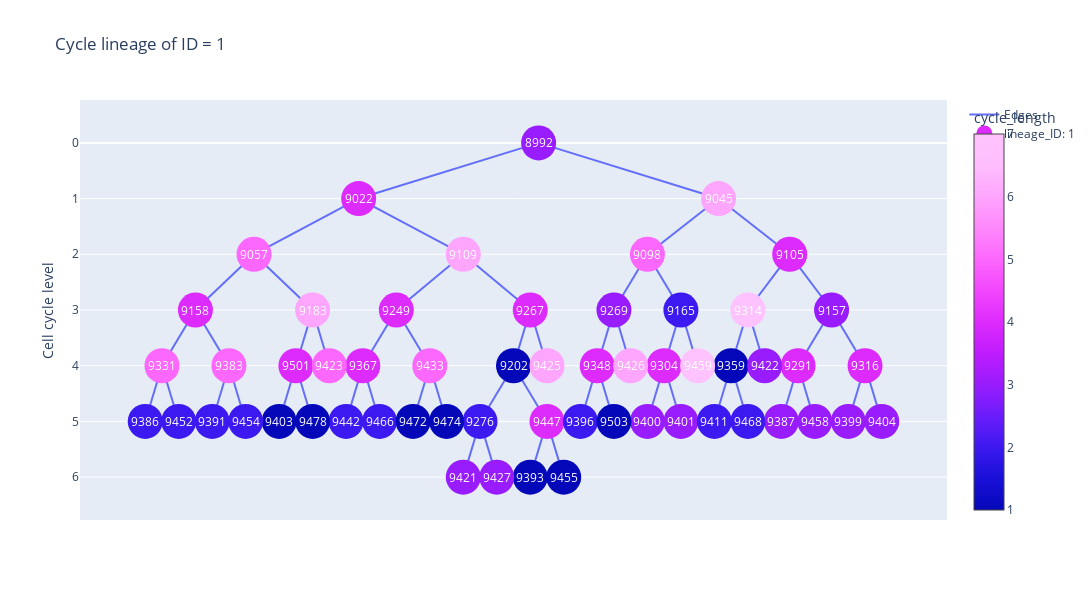

Notebook cell for this chart:
### Code cell
lin_ID = lin1.graph["lineage_ID"]
clin1.plot(
    title=f"Cycle lineage of ID = {lin_ID}",  # title of the plot
    width=1500,  # width of the plot
    height=600,  # height of the plot
    node_text="cycle_ID",  # property to use as text for the nodes
    node_text_font={"color": "white"},  # style of the nodes text
    node_marker_style={"size": 35},  # style of the nodes markers
    node_colormap_prop="cycle_length",  # property to use to color the nodes
    node_color_scale="plotly3",  # color scale for the node colors
    node_hover_props=["cycle_ID", "cycle_length"],  # properties to display
)

### Figure 1 — Plotly figure (JSON) as saved in the notebook; plotly's stock layout.template omitted (floating-point values rounded to 4 significant figures; data arrays with more than 128 entries replaced by an {"elided": "..."} marker saying what was removed)
{"data": [{"mode": "lines", "name": "Edges", "text": [], "type": "scatter", "x": {"elided": "168 float values"}, "y": {"elided": "168 int values"}}, {"hoverinfo": "text", "hovertemplate": "%{text}", "marker": {"color": [4, 4, 3, 2, 4, 4, 7, 4, 5, 4, 1, 4, 5, 5, 4, 4, 3, 4, 6, 5, 5, 4, 6, 3, 4, 2, 6, 1, 2, 3, 2, 1, 2, 3, 3, 3, 1, 3, 2, 3, 3, 5, 6, 6, 3, 2, 2, 2, 1, 3, 7, 2, 2, 1, 1, 1, 1], "colorbar": {"title": {"text": "cycle_length"}}, "colorscale": [[0, "#0508b8"], [0.08333, "#1910d8"], [0.1667, "#3c19f0"], [0.25, "#6b1cfb"], [0.3333, "#981cfd"], [0.4167, "#bf1cfd"], [0.5, "#dd2bfd"], [0.5833, "#f246fe"], [0.6667, "#fc67fd"], [0.75, "#fe88fc"], [0.8333, "#fea5fd"], [0.9167, "#febefe"], [1, "#fec3fe"]], "size": 35}, "mode": "markers", "name": "lineage_ID: 1", "text": ["cycle_ID: 9249<br>cycle_length: 4<br>", "cycle_ID: 9267<br>cycle_length: 4<br>", "cycle_ID: 9269<br>cycle_length: 3<br>", "cycle_ID: 9276<br>cycle_length: 2<br>", "cycle_ID: 9291<br>cycle_length: 4<br>", "cycle_ID: 9304<br>cycle_length: 4<br>", "cycle_ID: 9314<br>cycle_length: 7<br>", "cycle_ID: 9316<br>cycle_length: 4<br>", "cycle_ID: 9331<br>cycle_length: 5<br>", "cycle_ID: 9348<br>cycle_length: 4<br>", "cycle_ID: 9359<br>cycle_length: 1<br>", "cycle_ID: 9367<br>cycle_length: 4<br>", "cycle_ID: 9383<br>cycle_length: 5<br>", "cycle_ID: 9433<br>cycle_length: 5<br>", "cycle_ID: 9447<br>cycle_length: 4<br>", "cycle_ID: 9501<br>cycle_length: 4<br>", "cycle_ID: 8992<br>cycle_length: 3<br>", "cycle_ID: 9022<br>cycle_length: 4<br>", "cycle_ID: 9045<br>cycle_length: 6<br>", "cycle_ID: 9057<br>cycle_length: 5<br>", "cycle_ID: 9098<br>cycle_length: 5<br>", "cycle_ID: 9105<br>cycle_length: 4<br>", "cycle_ID: 9109<br>cycle_length: 6<br>", "cycle_ID: 9157<br>cycle_length: 3<br>", "cycle_ID: 9158<br>cycle_length: 4<br>", "cycle_ID: 9165<br>cycle_length: 2<br>", "cycle_ID: 9183<br>cycle_length: 6<br>", "cycle_ID: 9202<br>cycle_length: 1<br>", "cycle_ID: 9386<br>cycle_length: 2<br>", "cycle_ID: 9387<br>cycle_length: 3<br>", "cycle_ID: 9391<br>cycle_length: 2<br>", "cycle_ID: 9393<br>cycle_length: 1<br>", "cycle_ID: 9396<br>cycle_length: 2<br>", "cycle_ID: 9399<br>cycle_length: 3<br>", "cycle_ID: 9400<br>cycle_length: 3<br>", "cycle_ID: 9401<br>cycle_length: 3<br>", "cycle_ID: 9403<br>cycle_length: 1<br>", "cycle_ID: 9404<br>cycle_length: 3<br>", "cycle_ID: 9411<br>cycle_length: 2<br>", "cycle_ID: 9421<br>cycle_length: 3<br>", "cycle_ID: 9422<br>cycle_length: 3<br>", "cycle_ID: 9423<br>cycle_length: 5<br>", "cycle_ID: 9425<br>cycle_length: 6<br>", "cycle_ID: 9426<br>cycle_length: 6<br>", "cycle_ID: 9427<br>cycle_length: 3<br>", "cycle_ID: 9442<br>cycle_length: 2<br>", "cycle_ID: 9452<br>cycle_length: 2<br>", "cycle_ID: 9454<br>cycle_length: 2<br>", "cycle_ID: 9455<br>cycle_length: 1<br>", "cycle_ID: 9458<br>cycle_length: 3<br>", "cycle_ID: 9459<br>cycle_length: 7<br>", "cycle_ID: 9466<br>cycle_length: 2<br>", "cycle_ID: 9468<br>cycle_length: 2<br>", "cycle_ID: 9472<br>cycle_length: 1<br>", "cycle_ID: 9474<br>cycle_length: 1<br>", "cycle_ID: 9478<br>cycle_length: 1<br>", "cycle_ID: 9503<br>cycle_length: 1<br>"], "type": "scatter", "x": [-4.25, -0.25, 2.25, -1.75, 7.75, 3.75, 6.25, 9.75, -11.25, 1.75, 5.75, -5.25, -9.25, -3.25, 0.25, -7.25, 0, -5.375, 5.375, -8.5, 3.25, 7.5, -2.25, 8.75, -10.25, 4.25, -6.75, -0.75, -11.75, 7.25, -9.75, -0.25, 1.25, 9.25, 3.25, 4.25, -7.75, 10.25, 5.25, -2.25, 6.75, -6.25, 0.25, 2.75, -1.25, -5.75, -10.75, -8.75, 0.75, 8.25, 4.75, -4.75, 6.25, -3.75, -2.75, -6.75, 2.25], "y": [3, 3, 3, 5, 4, 4, 3, 4, 4, 4, 4, 4, 4, 4, 5, 4, 0, 1, 1, 2, 2, 2, 2, 3, 3, 3, 3, 4, 5, 5, 5, 6, 5, 5, 5, 5, 5, 5, 5, 6, 4, 4, 4, 4, 6, 5, 5, 5, 6, 5, 4, 5, 5, 5, 5, 5, 5]}], "layout": {"annotations": [{"font": {"color": "white"}, "showarrow": false, "text": "9249", "x": -4.25, "xref": "x", "y": 3, "yref": "y"}, {"font": {"color": "white"}, "showarrow": false, "text": "9267", "x": -0.25, "xref": "x", "y": 3, "yref": "y"}, {"font": {"color": "white"}, "showarrow": false, "text": "9269", "x": 2.25, "xref": "x", "y": 3, "yref": "y"}, {"font": {"color": "white"}, "showarrow": false, "text": "9276", "x": -1.75, "xref": "x", "y": 5, "yref": "y"}, {"font": {"color": "white"}, "showarrow": false, "text": "9291", "x": 7.75, "xref": "x", "y": 4, "yref": "y"}, {"font": {"color": "white"}, "showarrow": false, "text": "9304", "x": 3.75, "xref": "x", "y": 4, "yref": "y"}, {"font": {"color": "white"}, "showarrow": false, "text": "9314", "x": 6.25, "xref": "x", "y": 3, "yref": "y"}, {"font": {"color": "white"}, "showarrow": false, "text": "9316", "x": 9.75, "xref": "x", "y": 4, "yref": "y"}, {"font": {"color": "white"}, "showarrow": false, "text": "9331", "x": -11.25, "xref": "x", "y": 4, "yref": "y"}, {"font": {"color": "white"}, "showarrow": false, "text": "9348", "x": 1.75, "xref": "x", "y": 4, "yref": "y"}, {"font": {"color": "white"}, "showarrow": false, "text": "9359", "x": 5.75, "xref": "x", "y": 4, "yref": "y"}, {"font": {"color": "white"}, "showarrow": false, "text": "9367", "x": -5.25, "xref": "x", "y": 4, "yref": "y"}, {"font": {"color": "white"}, "showarrow": false, "text": "9383", "x": -9.25, "xref": "x", "y": 4, "yref": "y"}, {"font": {"color": "white"}, "showarrow": false, "text": "9433", "x": -3.25, "xref": "x", "y": 4, "yref": "y"}, {"font": {"color": "white"}, "showarrow": false, "text": "9447", "x": 0.25, "xref": "x", "y": 5, "yref": "y"}, {"font": {"color": "white"}, "showarrow": false, "text": "9501", "x": -7.25, "xref": "x", "y": 4, "yref": "y"}, {"font": {"color": "white"}, "showarrow": false, "text": "8992", "x": 0, "xref": "x", "y": 0, "yref": "y"}, {"font": {"color": "white"}, "showarrow": false, "text": "9022", "x": -5.375, "xref": "x", "y": 1, "yref": "y"}, {"font": {"color": "white"}, "showarrow": false, "text": "9045", "x": 5.375, "xref": "x", "y": 1, "yref": "y"}, {"font": {"color": "white"}, "showarrow": false, "text": "9057", "x": -8.5, "xref": "x", "y": 2, "yref": "y"}, {"font": {"color": "white"}, "showarrow": false, "text": "9098", "x": 3.25, "xref": "x", "y": 2, "yref": "y"}, {"font": {"color": "white"}, "showarrow": false, "text": "9105", "x": 7.5, "xref": "x", "y": 2, "yref": "y"}, {"font": {"color": "white"}, "showarrow": false, "text": "9109", "x": -2.25, "xref": "x", "y": 2, "yref": "y"}, {"font": {"color": "white"}, "showarrow": false, "text": "9157", "x": 8.75, "xref": "x", "y": 3, "yref": "y"}, {"font": {"color": "white"}, "showarrow": false, "text": "9158", "x": -10.25, "xref": "x", "y": 3, "yref": "y"}, {"font": {"color": "white"}, "showarrow": false, "text": "9165", "x": 4.25, "xref": "x", "y": 3, "yref": "y"}, {"font": {"color": "white"}, "showarrow": false, "text": "9183", "x": -6.75, "xref": "x", "y": 3, "yref": "y"}, {"font": {"color": "white"}, "showarrow": false, "text": "9202", "x": -0.75, "xref": "x", "y": 4, "yref": "y"}, {"font": {"color": "white"}, "showarrow": false, "text": "9386", "x": -11.75, "xref": "x", "y": 5, "yref": "y"}, {"font": {"color": "white"}, "showarrow": false, "text": "9387", "x": 7.25, "xref": "x", "y": 5, "yref": "y"}, {"font": {"color": "white"}, "showarrow": false, "text": "9391", "x": -9.75, "xref": "x", "y": 5, "yref": "y"}, {"font": {"color": "white"}, "showarrow": false, "text": "9393", "x": -0.25, "xref": "x", "y": 6, "yref": "y"}, {"font": {"color": "white"}, "showarrow": false, "text": "9396", "x": 1.25, "xref": "x", "y": 5, "yref": "y"}, {"font": {"color": "white"}, "showarrow": false, "text": "9399", "x": 9.25, "xref": "x", "y": 5, "yref": "y"}, {"font": {"color": "white"}, "showarrow": false, "text": "9400", "x": 3.25, "xref": "x", "y": 5, "yref": "y"}, {"font": {"color": "white"}, "showarrow": false, "text": "9401", "x": 4.25, "xref": "x", "y": 5, "yref": "y"}, {"font": {"color": "white"}, "showarrow": false, "text": "9403", "x": -7.75, "xref": "x", "y": 5, "yref": "y"}, {"font": {"color": "white"}, "showarrow": false, "text": "9404", "x": 10.25, "xref": "x", "y": 5, "yref": "y"}, {"font": {"color": "white"}, "showarrow": false, "text": "9411", "x": 5.25, "xref": "x", "y": 5, "yref": "y"}, {"font": {"color": "white"}, "showarrow": false, "text": "9421", "x": -2.25, "xref": "x", "y": 6, "yref": "y"}, {"font": {"color": "white"}, "showarrow": false, "text": "9422", "x": 6.75, "xref": "x", "y": 4, "yref": "y"}, {"font": {"color": "white"}, "showarrow": false, "text": "9423", "x": -6.25, "xref": "x", "y": 4, "yref": "y"}, {"font": {"color": "white"}, "showarrow": false, "text": "9425", "x": 0.25, "xref": "x", "y": 4, "yref": "y"}, {"font": {"color": "white"}, "showarrow": false, "text": "9426", "x": 2.75, "xref": "x", "y": 4, "yref": "y"}, {"font": {"color": "white"}, "showarrow": false, "text": "9427", "x": -1.25, "xref": "x", "y": 6, "yref": "y"}, {"font": {"color": "white"}, "showarrow": false, "text": "9442", "x": -5.75, "xref": "x", "y": 5, "yref": "y"}, {"font": {"color": "white"}, "showarrow": false, "text": "9452", "x": -10.75, "xref": "x", "y": 5, "yref": "y"}, {"font": {"color": "white"}, "showarrow": false, "text": "9454", "x": -8.75, "xref": "x", "y": 5, "yref": "y"}, {"font": {"color": "white"}, "showarrow": false, "text": "9455", "x": 0.75, "xref": "x", "y": 6, "yref": "y"}, {"font": {"color": "white"}, "showarrow": false, "text": "9458", "x": 8.25, "xref": "x", "y": 5, "yref": "y"}, {"font": {"color": "white"}, "showarrow": false, "text": "9459", "x": 4.75, "xref": "x", "y": 4, "yref": "y"}, {"font": {"color": "white"}, "showarrow": false, "text": "9466", "x": -4.75, "xref": "x", "y": 5, "yref": "y"}, {"font": {"color": "white"}, "showarrow": false, "text": "9468", "x": 6.25, "xref": "x", "y": 5, "yref": "y"}, {"font": {"color": "white"}, "showarrow": false, "text": "9472", "x": -3.75, "xref": "x", "y": 5, "yref": "y"}, {"font": {"color": "white"}, "showarrow": false, "text": "9474", "x": -2.75, "xref": "x", "y": 5, "yref": "y"}, {"font": {"color": "white"}, "showarrow": false, "text": "9478", "x": -6.75, "xref": "x", "y": 5, "yref": "y"}, {"font": {"color": "white"}, "showarrow": false, "text": "9503", "x": 2.25, "xref": "x", "y": 5, "yref": "y"}], "height": 600, "hovermode": "closest", "showlegend": true, "title": {"text": "Cycle lineage of ID = 1"}, "width": 1500, "xaxis": {"showgrid": false, "showticklabels": false, "zeroline": false}, "yaxis": {"autorange": "reversed", "showgrid": true, "title": {"text": "Cell cycle level"}, "zeroline": true}}}
